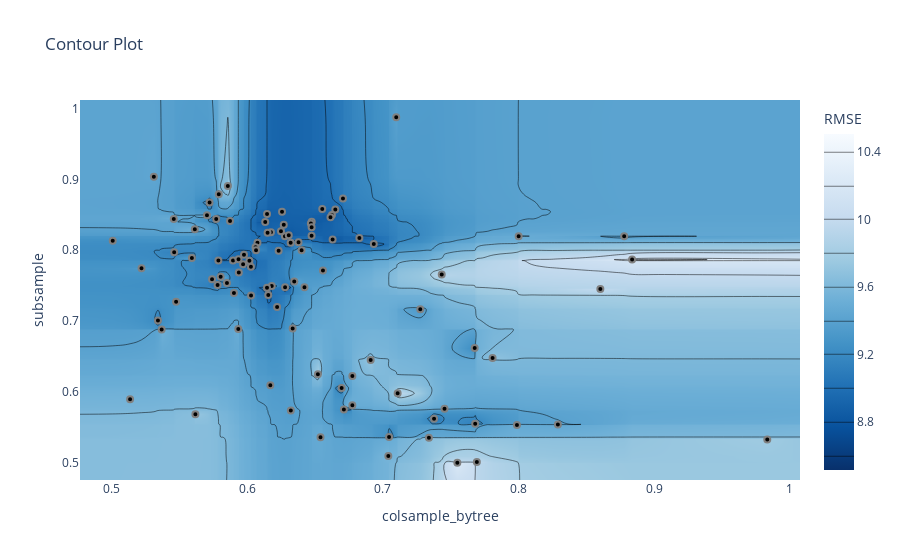

Notebook cell for this chart:
### Code cell
optuna.visualization.plot_contour(study, params=['colsample_bytree','subsample'],target_name='RMSE')
